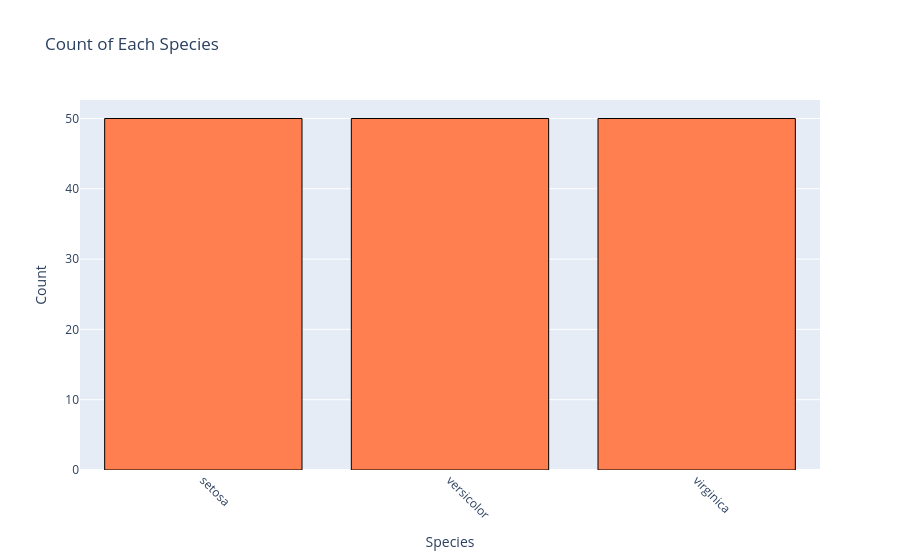

Write notebook code for a chart like this one.
### Code cell
# Bar plot of species counts
species_counts = iris['species'].value_counts().reset_index()
species_counts.columns = ['species', 'count']

fig = px.bar(
    species_counts,
    x='species',
    y='count',
    title='Count of Each Species',
    labels={'species': 'Species', 'count': 'Count'},
    color_discrete_sequence=['coral']
)
fig.update_traces(marker_line_color='black', marker_line_width=1)
fig.update_xaxes(tickangle=45)
fig.show()

### Figure 1 — Plotly figure (JSON) as saved in the notebook; plotly's stock layout.template omitted (floating-point values rounded to 4 significant figures)
{"data": [{"hovertemplate": "Species=%{x}<br>Count=%{y}<extra></extra>", "legendgroup": "", "marker": {"color": "coral", "line": {"color": "black", "width": 1}, "pattern": {"shape": ""}}, "name": "", "orientation": "v", "showlegend": false, "textposition": "auto", "type": "bar", "x": ["setosa", "versicolor", "virginica"], "xaxis": "x", "y": [50, 50, 50], "yaxis": "y"}], "layout": {"barmode": "relative", "legend": {"tracegroupgap": 0}, "title": {"text": "Count of Each Species"}, "xaxis": {"anchor": "y", "domain": [0, 1], "tickangle": 45, "title": {"text": "Species"}}, "yaxis": {"anchor": "x", "domain": [0, 1], "title": {"text": "Count"}}}}
